Frame 1 (no input): blank canvas, image omitted
Frame 60 (the mouse pressed at the canvas centre just before this capture): blank canvas, image omitted
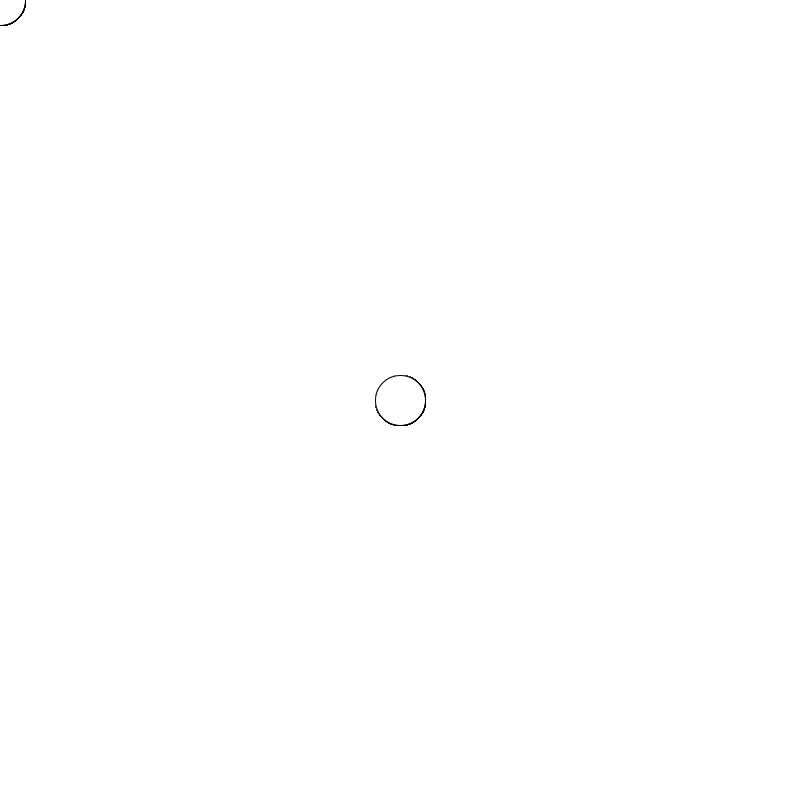
Frame 120 (the mouse held since frame 60 and released just before this capture)

The Processing sketch whose frames 1 and 60 were blank and that drew this single picture after the mouse press (run headless with seeded random() and noise(); from frame 60 on, the mouse is pressed at the canvas centre):

// Processing sketch: responsivedrawing
// ── responsivedrawing.pde
float r=0;
float g=0;
float b=0;

void setup() {
  size(800, 800);
   background(255);
}

void draw() {
  //fill(r,g,b);
  ellipse (mouseX, mouseY, 50, 50);
}
void mousePressed(){
  if (mouseButton == LEFT){
    fill(0);
    stroke(255);
  } else if (mouseButton == RIGHT) {
    fill (255);
    stroke(0);
  } 
}

void keyPressed() {
  background(0);
  if (key =='1') {
    background(#FA307E);
  }
  if (key =='2') {
  background(#2EF2BF);
}
if (key == '3'){
  background(#F2A72E);
}
if(key == '4') {
  background(#2EDDF2);
}
}
